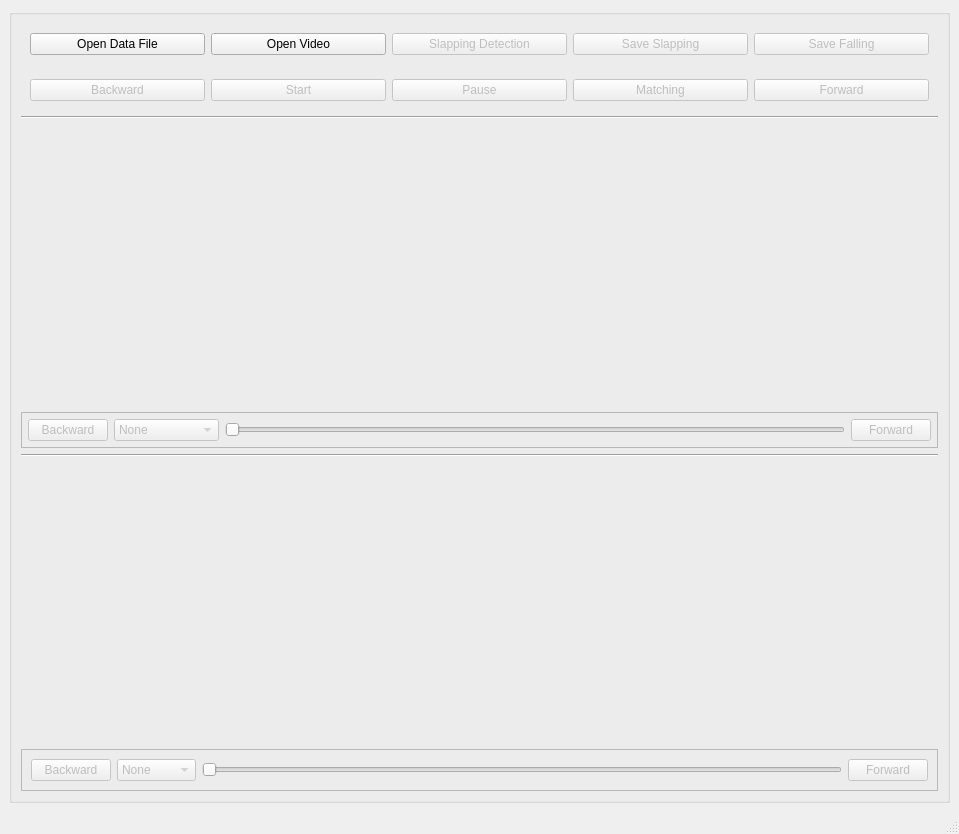
<?xml version="1.0" encoding="UTF-8"?>
<ui version="4.0">
 <class>MainWindow</class>
 <widget class="QMainWindow" name="MainWindow">
  <property name="geometry">
   <rect>
    <x>0</x>
    <y>0</y>
    <width>959</width>
    <height>834</height>
   </rect>
  </property>
  <property name="windowTitle">
   <string>Video Player with Signal</string>
  </property>
  <widget class="QWidget" name="centralwidget">
   <layout class="QHBoxLayout" name="horizontalLayout">
    <item>
     <widget class="QGroupBox" name="groupBox_5">
      <property name="enabled">
       <bool>true</bool>
      </property>
      <property name="title">
       <string/>
      </property>
      <property name="alignment">
       <set>Qt::AlignCenter</set>
      </property>
      <property name="checkable">
       <bool>false</bool>
      </property>
      <layout class="QVBoxLayout" name="verticalLayout">
       <property name="sizeConstraint">
        <enum>QLayout::SetDefaultConstraint</enum>
       </property>
       <item>
        <widget class="QFrame" name="mainarea1">
         <property name="sizePolicy">
          <sizepolicy hsizetype="Preferred" vsizetype="Maximum">
           <horstretch>0</horstretch>
           <verstretch>0</verstretch>
          </sizepolicy>
         </property>
         <layout class="QHBoxLayout" name="horizontalLayout_5">
          <item>
           <widget class="QPushButton" name="fileButton">
            <property name="focusPolicy">
             <enum>Qt::NoFocus</enum>
            </property>
            <property name="text">
             <string>Open Data File</string>
            </property>
           </widget>
          </item>
          <item>
           <widget class="QPushButton" name="openButton">
            <property name="enabled">
             <bool>true</bool>
            </property>
            <property name="focusPolicy">
             <enum>Qt::NoFocus</enum>
            </property>
            <property name="text">
             <string>Open Video</string>
            </property>
           </widget>
          </item>
          <item>
           <widget class="QPushButton" name="autoButton">
            <property name="enabled">
             <bool>false</bool>
            </property>
            <property name="text">
             <string>Slapping Detection</string>
            </property>
           </widget>
          </item>
          <item>
           <widget class="QPushButton" name="slapButton">
            <property name="enabled">
             <bool>false</bool>
            </property>
            <property name="text">
             <string>Save Slapping</string>
            </property>
           </widget>
          </item>
          <item>
           <widget class="QPushButton" name="fallButton">
            <property name="enabled">
             <bool>false</bool>
            </property>
            <property name="text">
             <string>Save Falling</string>
            </property>
           </widget>
          </item>
         </layout>
        </widget>
       </item>
       <item>
        <widget class="QFrame" name="mainarea2">
         <property name="sizePolicy">
          <sizepolicy hsizetype="Preferred" vsizetype="Maximum">
           <horstretch>0</horstretch>
           <verstretch>0</verstretch>
          </sizepolicy>
         </property>
         <layout class="QHBoxLayout" name="horizontalLayout_4">
          <item>
           <widget class="QPushButton" name="backwardButton">
            <property name="enabled">
             <bool>false</bool>
            </property>
            <property name="text">
             <string>Backward</string>
            </property>
           </widget>
          </item>
          <item>
           <widget class="QPushButton" name="startButton">
            <property name="enabled">
             <bool>false</bool>
            </property>
            <property name="focusPolicy">
             <enum>Qt::NoFocus</enum>
            </property>
            <property name="acceptDrops">
             <bool>false</bool>
            </property>
            <property name="text">
             <string>Start</string>
            </property>
           </widget>
          </item>
          <item>
           <widget class="QPushButton" name="pauseButton">
            <property name="enabled">
             <bool>false</bool>
            </property>
            <property name="focusPolicy">
             <enum>Qt::NoFocus</enum>
            </property>
            <property name="text">
             <string>Pause</string>
            </property>
           </widget>
          </item>
          <item>
           <widget class="QPushButton" name="matchingButton">
            <property name="enabled">
             <bool>false</bool>
            </property>
            <property name="text">
             <string>Matching</string>
            </property>
           </widget>
          </item>
          <item>
           <widget class="QPushButton" name="forwardButton">
            <property name="enabled">
             <bool>false</bool>
            </property>
            <property name="text">
             <string>Forward</string>
            </property>
           </widget>
          </item>
         </layout>
        </widget>
       </item>
       <item>
        <widget class="Line" name="line">
         <property name="orientation">
          <enum>Qt::Horizontal</enum>
         </property>
        </widget>
       </item>
       <item>
        <widget class="QLabel" name="VideoImage">
         <property name="sizePolicy">
          <sizepolicy hsizetype="Ignored" vsizetype="Ignored">
           <horstretch>0</horstretch>
           <verstretch>0</verstretch>
          </sizepolicy>
         </property>
         <property name="text">
          <string/>
         </property>
         <property name="alignment">
          <set>Qt::AlignCenter</set>
         </property>
        </widget>
       </item>
       <item>
        <widget class="QFrame" name="video_menu">
         <property name="sizePolicy">
          <sizepolicy hsizetype="Preferred" vsizetype="Maximum">
           <horstretch>0</horstretch>
           <verstretch>0</verstretch>
          </sizepolicy>
         </property>
         <property name="frameShape">
          <enum>QFrame::StyledPanel</enum>
         </property>
         <property name="frameShadow">
          <enum>QFrame::Raised</enum>
         </property>
         <layout class="QHBoxLayout" name="horizontalLayout_3">
          <property name="leftMargin">
           <number>6</number>
          </property>
          <property name="topMargin">
           <number>6</number>
          </property>
          <property name="rightMargin">
           <number>6</number>
          </property>
          <property name="bottomMargin">
           <number>6</number>
          </property>
          <item>
           <widget class="QPushButton" name="backwardButton_video">
            <property name="enabled">
             <bool>false</bool>
            </property>
            <property name="text">
             <string>Backward</string>
            </property>
           </widget>
          </item>
          <item>
           <widget class="QComboBox" name="comboBox_video">
            <property name="enabled">
             <bool>false</bool>
            </property>
            <item>
             <property name="text">
              <string>None</string>
             </property>
            </item>
            <item>
             <property name="text">
              <string>slow 1000 fps</string>
             </property>
            </item>
            <item>
             <property name="text">
              <string>iphone</string>
             </property>
            </item>
           </widget>
          </item>
          <item>
           <widget class="QSlider" name="horizontalSlider_video">
            <property name="enabled">
             <bool>false</bool>
            </property>
            <property name="orientation">
             <enum>Qt::Horizontal</enum>
            </property>
           </widget>
          </item>
          <item>
           <widget class="QPushButton" name="forwardButton_video">
            <property name="enabled">
             <bool>false</bool>
            </property>
            <property name="text">
             <string>Forward</string>
            </property>
           </widget>
          </item>
         </layout>
        </widget>
       </item>
       <item>
        <widget class="Line" name="line_2">
         <property name="orientation">
          <enum>Qt::Horizontal</enum>
         </property>
        </widget>
       </item>
       <item>
        <widget class="QLabel" name="GraphImage">
         <property name="sizePolicy">
          <sizepolicy hsizetype="Preferred" vsizetype="Maximum">
           <horstretch>0</horstretch>
           <verstretch>0</verstretch>
          </sizepolicy>
         </property>
         <property name="minimumSize">
          <size>
           <width>0</width>
           <height>200</height>
          </size>
         </property>
         <property name="maximumSize">
          <size>
           <width>16777215</width>
           <height>300</height>
          </size>
         </property>
         <property name="text">
          <string/>
         </property>
        </widget>
       </item>
       <item>
        <widget class="QFrame" name="menu_graph">
         <property name="sizePolicy">
          <sizepolicy hsizetype="Preferred" vsizetype="Maximum">
           <horstretch>0</horstretch>
           <verstretch>0</verstretch>
          </sizepolicy>
         </property>
         <property name="frameShape">
          <enum>QFrame::StyledPanel</enum>
         </property>
         <property name="frameShadow">
          <enum>QFrame::Raised</enum>
         </property>
         <layout class="QHBoxLayout" name="horizontalLayout_2">
          <item>
           <widget class="QPushButton" name="backwardButton_graph">
            <property name="enabled">
             <bool>false</bool>
            </property>
            <property name="text">
             <string>Backward</string>
            </property>
           </widget>
          </item>
          <item>
           <widget class="QComboBox" name="comboBox_graph">
            <property name="enabled">
             <bool>false</bool>
            </property>
            <item>
             <property name="text">
              <string>None</string>
             </property>
            </item>
            <item>
             <property name="text">
              <string>1 second</string>
             </property>
            </item>
            <item>
             <property name="text">
              <string>5 second</string>
             </property>
            </item>
           </widget>
          </item>
          <item>
           <widget class="QSlider" name="horizontalSlider_graph">
            <property name="enabled">
             <bool>false</bool>
            </property>
            <property name="baseSize">
             <size>
              <width>10</width>
              <height>10</height>
             </size>
            </property>
            <property name="mouseTracking">
             <bool>true</bool>
            </property>
            <property name="focusPolicy">
             <enum>Qt::StrongFocus</enum>
            </property>
            <property name="statusTip">
             <string/>
            </property>
            <property name="tracking">
             <bool>true</bool>
            </property>
            <property name="orientation">
             <enum>Qt::Horizontal</enum>
            </property>
            <property name="invertedAppearance">
             <bool>false</bool>
            </property>
            <property name="invertedControls">
             <bool>false</bool>
            </property>
            <property name="tickPosition">
             <enum>QSlider::NoTicks</enum>
            </property>
           </widget>
          </item>
          <item>
           <widget class="QPushButton" name="forwardButton_graph">
            <property name="enabled">
             <bool>false</bool>
            </property>
            <property name="text">
             <string>Forward</string>
            </property>
           </widget>
          </item>
         </layout>
        </widget>
       </item>
      </layout>
     </widget>
    </item>
   </layout>
  </widget>
  <widget class="QStatusBar" name="statusbar"/>
 </widget>
 <resources/>
 <connections/>
</ui>
